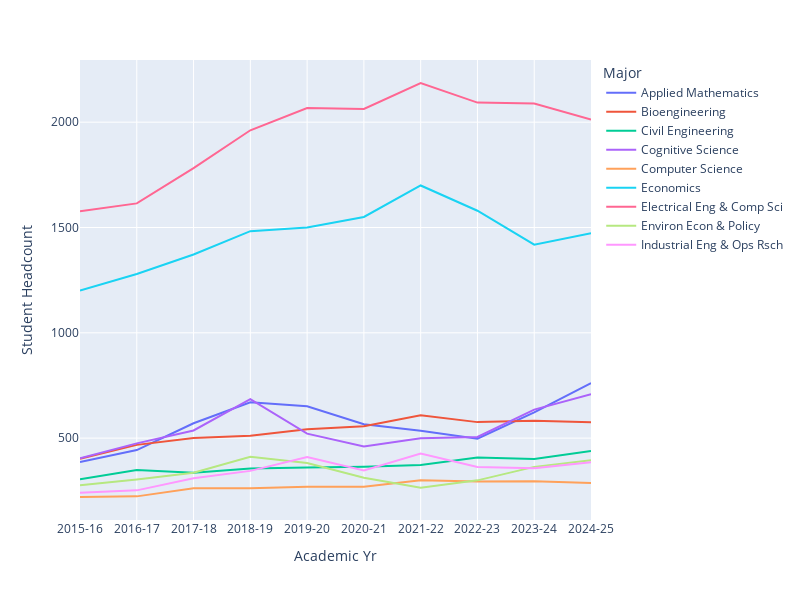

Notebook source saved alongside this figure:
### Code cell
data100_top_19_majors = data100_top_20_majors.iloc[1:,:]

fig = px.line(major_trends[major_trends["Major"].isin(data100_top_19_majors.index)], 
                        x = "Academic Yr", y = "Student Headcount", color = "Major")

fig.update_layout(autosize=False, width=800, height=600)
fig.show()

### Figure 1 — Plotly figure (JSON) as saved in the notebook; plotly's stock layout.template omitted (floating-point values rounded to 4 significant figures)
{"data": [{"hovertemplate": "Major=Applied Mathematics<br>Academic Yr=%{x}<br>Student Headcount=%{y}<extra></extra>", "legendgroup": "Applied Mathematics", "line": {"color": "#636efa", "dash": "solid"}, "marker": {"symbol": "circle"}, "mode": "lines", "name": "Applied Mathematics", "orientation": "v", "showlegend": true, "type": "scatter", "x": ["2015-16", "2016-17", "2017-18", "2018-19", "2019-20", "2020-21", "2021-22", "2022-23", "2023-24", "2024-25"], "xaxis": "x", "y": [386.5, 443.5, 570.5, 670.5, 651.0, 566.0, 534.5, 497.0, 622.5, 761.5], "yaxis": "y"}, {"hovertemplate": "Major=Bioengineering<br>Academic Yr=%{x}<br>Student Headcount=%{y}<extra></extra>", "legendgroup": "Bioengineering", "line": {"color": "#EF553B", "dash": "solid"}, "marker": {"symbol": "circle"}, "mode": "lines", "name": "Bioengineering", "orientation": "v", "showlegend": true, "type": "scatter", "x": ["2015-16", "2016-17", "2017-18", "2018-19", "2019-20", "2020-21", "2021-22", "2022-23", "2023-24", "2024-25"], "xaxis": "x", "y": [402.0, 468.0, 501.0, 511.5, 542.0, 556.0, 608.5, 576.0, 583.0, 575.0], "yaxis": "y"}, {"hovertemplate": "Major=Civil Engineering<br>Academic Yr=%{x}<br>Student Headcount=%{y}<extra></extra>", "legendgroup": "Civil Engineering", "line": {"color": "#00cc96", "dash": "solid"}, "marker": {"symbol": "circle"}, "mode": "lines", "name": "Civil Engineering", "orientation": "v", "showlegend": true, "type": "scatter", "x": ["2015-16", "2016-17", "2017-18", "2018-19", "2019-20", "2020-21", "2021-22", "2022-23", "2023-24", "2024-25"], "xaxis": "x", "y": [304.5, 349.0, 335.5, 355.5, 361.0, 364.5, 373.0, 408.5, 400.5, 439.0], "yaxis": "y"}, {"hovertemplate": "Major=Cognitive Science<br>Academic Yr=%{x}<br>Student Headcount=%{y}<extra></extra>", "legendgroup": "Cognitive Science", "line": {"color": "#ab63fa", "dash": "solid"}, "marker": {"symbol": "circle"}, "mode": "lines", "name": "Cognitive Science", "orientation": "v", "showlegend": true, "type": "scatter", "x": ["2015-16", "2016-17", "2017-18", "2018-19", "2019-20", "2020-21", "2021-22", "2022-23", "2023-24", "2024-25"], "xaxis": "x", "y": [404.0, 475.0, 536.5, 685.5, 521.5, 460.0, 499.5, 505.5, 635.5, 709.0], "yaxis": "y"}, {"hovertemplate": "Major=Computer Science<br>Academic Yr=%{x}<br>Student Headcount=%{y}<extra></extra>", "legendgroup": "Computer Science", "line": {"color": "#FFA15A", "dash": "solid"}, "marker": {"symbol": "circle"}, "mode": "lines", "name": "Computer Science", "orientation": "v", "showlegend": true, "type": "scatter", "x": ["2015-16", "2016-17", "2017-18", "2018-19", "2019-20", "2020-21", "2021-22", "2022-23", "2023-24", "2024-25"], "xaxis": "x", "y": [220.5, 223.5, 262.5, 262.5, 269.5, 269.0, 299.5, 294.0, 295.0, 287.0], "yaxis": "y"}, {"hovertemplate": "Major=Economics<br>Academic Yr=%{x}<br>Student Headcount=%{y}<extra></extra>", "legendgroup": "Economics", "line": {"color": "#19d3f3", "dash": "solid"}, "marker": {"symbol": "circle"}, "mode": "lines", "name": "Economics", "orientation": "v", "showlegend": true, "type": "scatter", "x": ["2015-16", "2016-17", "2017-18", "2018-19", "2019-20", "2020-21", "2021-22", "2022-23", "2023-24", "2024-25"], "xaxis": "x", "y": [1200.0, 1280.0, 1372.0, 1482.0, 1500.0, 1550.0, 1700.0, 1580.0, 1418.0, 1472.0], "yaxis": "y"}, {"hovertemplate": "Major=Electrical Eng & Comp Sci<br>Academic Yr=%{x}<br>Student Headcount=%{y}<extra></extra>", "legendgroup": "Electrical Eng & Comp Sci", "line": {"color": "#FF6692", "dash": "solid"}, "marker": {"symbol": "circle"}, "mode": "lines", "name": "Electrical Eng & Comp Sci", "orientation": "v", "showlegend": true, "type": "scatter", "x": ["2015-16", "2016-17", "2017-18", "2018-19", "2019-20", "2020-21", "2021-22", "2022-23", "2023-24", "2024-25"], "xaxis": "x", "y": [1578.0, 1614.0, 1782.0, 1962.0, 2068.0, 2063.0, 2186.0, 2093.0, 2088.0, 2012.0], "yaxis": "y"}, {"hovertemplate": "Major=Environ Econ & Policy<br>Academic Yr=%{x}<br>Student Headcount=%{y}<extra></extra>", "legendgroup": "Environ Econ & Policy", "line": {"color": "#B6E880", "dash": "solid"}, "marker": {"symbol": "circle"}, "mode": "lines", "name": "Environ Econ & Policy", "orientation": "v", "showlegend": true, "type": "scatter", "x": ["2015-16", "2016-17", "2017-18", "2018-19", "2019-20", "2020-21", "2021-22", "2022-23", "2023-24", "2024-25"], "xaxis": "x", "y": [276.0, 304.0, 336.0, 411.5, 381.5, 311.5, 264.5, 299.5, 363.5, 395.5], "yaxis": "y"}, {"hovertemplate": "Major=Industrial Eng & Ops Rsch<br>Academic Yr=%{x}<br>Student Headcount=%{y}<extra></extra>", "legendgroup": "Industrial Eng & Ops Rsch", "line": {"color": "#FF97FF", "dash": "solid"}, "marker": {"symbol": "circle"}, "mode": "lines", "name": "Industrial Eng & Ops Rsch", "orientation": "v", "showlegend": true, "type": "scatter", "x": ["2015-16", "2016-17", "2017-18", "2018-19", "2019-20", "2020-21", "2021-22", "2022-23", "2023-24", "2024-25"], "xaxis": "x", "y": [241.0, 252.0, 309.5, 344.5, 410.5, 347.0, 426.5, 362.5, 357.0, 385.0], "yaxis": "y"}], "layout": {"autosize": false, "height": 600, "legend": {"title": {"text": "Major"}, "tracegroupgap": 0}, "margin": {"t": 60}, "width": 800, "xaxis": {"anchor": "y", "domain": [0, 1], "title": {"text": "Academic Yr"}}, "yaxis": {"anchor": "x", "domain": [0, 1], "title": {"text": "Student Headcount"}}}}
